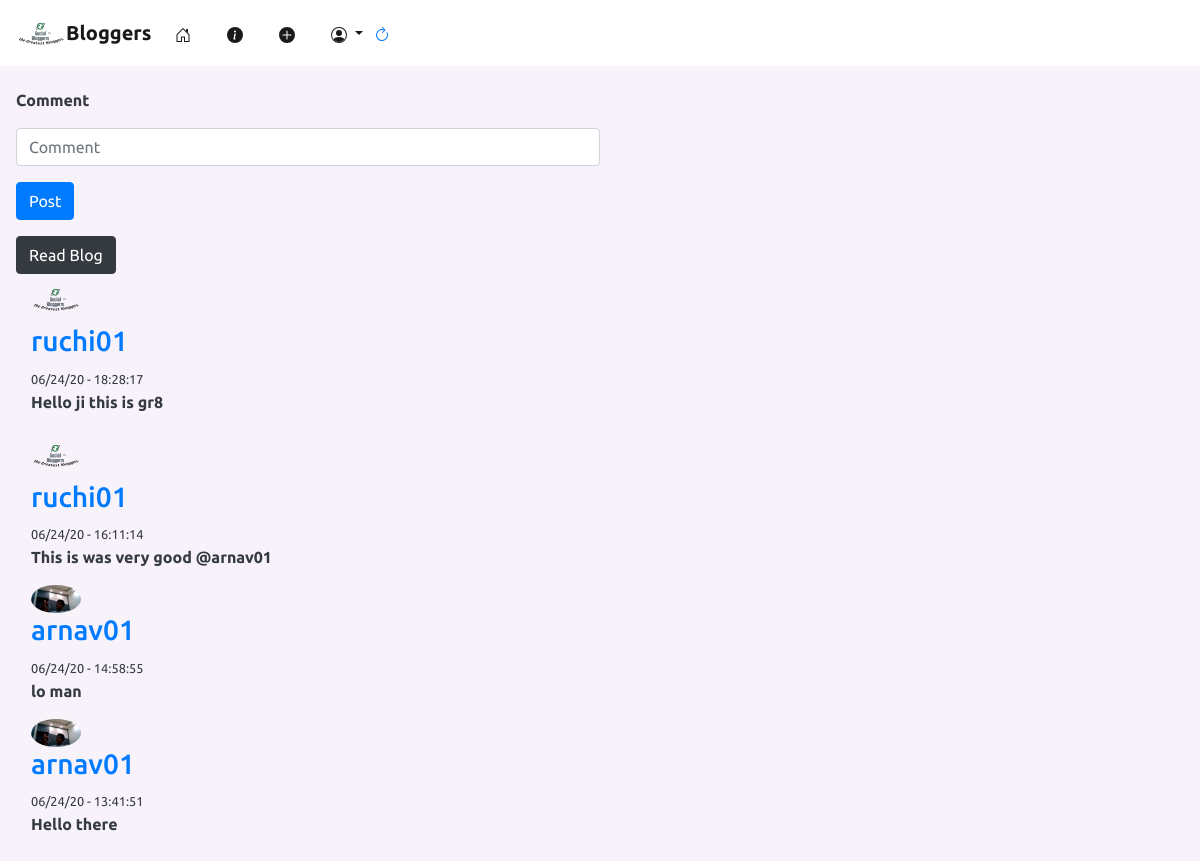
Page /1/reply (signed in) on the committed database.
### blogs/models.py (models this page shows, shortened)
class Reply(db.Model):
    __tablename__ = 'reply'
    id = db.Column(db.Integer,primary_key = True)
    reply = db.Column(db.String)
    time = db.Column(db.DateTime, nullable = False, default = datetime.now)
    user = db.relationship(User)
    blog = db.relationship(BlogPost)
    user_id = db.Column(db.Integer,db.ForeignKey('users.id'))
    blog_id = db.Column(db.Integer,db.ForeignKey('blogs.id'))

class User(db.Model,UserMixin):
    __tablename__ = 'users'
    id = db.Column(db.Integer,primary_key = True)
    fname = db.Column(db.String(64))
    profile_image = db.Column(db.String(64), nullable = False, default = 'Site_icon.png')
    email = db.Column(db.String(64),unique = True,index = True)
    username = db.Column(db.String(64),unique = True,index = True)
    password_hash = db.Column(db.String(128))
    reply = db.relationship('Reply' , backref = 'user_reply', lazy = 'dynamic')
    posts = db.relationship('BlogPost', backref = 'author' ,lazy = True)

### blogs/blogpost/views.py (the view, shortened to what this page needs)
@blogpost.route('/<int:blog_post_id>/reply',methods = ['GET','POST'])
@login_required
def make_reply(blog_post_id):
    form = ReplyForm()
    blog_post = BlogPost.query.filter_by(id = blog_post_id).first()
    current_blog_post_replies = Reply.query.order_by(Reply.time.desc()).filter_by(blog_id = blog_post_id)
    return render_template('reply.htm', form = form, replies = current_blog_post_replies, blog_post_id = blog_post_id)

### blogs/blogpost/forms.py
class ReplyForm(FlaskForm):
    comment = StringField('Comment', validators=[DataRequired()])
    submit = SubmitField('Post')

### blogs/models.py (called while the page is built)
@login_manager.user_loader
def load_user(user_id):
    return User.query.get(user_id)

### blogs/templates/reply.htm (shortened to what this page needs)
{%extends "base.htm"%}
{%block content%}
  <form class="form-group" method="POST">
    <div class="form-group">
      {{form.comment.label(class = "form-group" )}}
      {{form.comment(class = "form-control col-md-6", placeholder = "Comment")}}
    </div>
    <div class="form-group">
      {{form.submit(class = "btn btn-primary")}}
    </div>
  </form>
  <div align = "left">
    <a href="{{url_for('blogpost.blog_post', blog_post_id = blog_post_id)}}" class = "btn btn-dark">Read Blog</a>
  </div>
  <div class="text-left">
    {%if replies != []%}
      {%for reply in replies%}
        <div class="container text-dark reply" >
          <a href="{{url_for('static', filename= reply.user_reply.profile_image)}}"><img src="{{url_for('static', filename= reply.user_reply.profile_image)}}" class = "rounded-circle" width = "50"></a>
          <a href="{{url_for('users.user_posts', username = reply.user_reply.username)}}"><h3>{{reply.user_reply.username}}</h3></a>
          <small>{{reply.time.strftime('%x - %X')}}</small>
          <p>{{reply.reply}}</p>
        </div>
      {%endfor%}
    {%endif%}
  </div>
{%endblock%}

### blogs/templates/base.htm (shortened to what this page needs)
<!DOCTYPE html>
<html lang="en" dir="ltr">
  <head>
    <nav class="navbar navbar-expand-lg navbar-light fixed-top">
      <a href="static/Site_icon.png"><img src="static/Site_icon.png" alt="" width = "50"></a>
      <a class="navbar-brand" href="{{url_for('core.info')}}">Bloggers</a>
    <div class="collapse navbar-collapse" id="navbarSupportedContent">
      <ul class="navbar-nav mr-auto">
        <li class="nav-item active navbar-spacing">
          <a class="nav-link" title="Home" href="{{url_for('core.index')}}">
          </a>
        </li>
        <li class="nav-item active navbar-spacing">
          <a class="nav-link" title="Info" href="{{url_for('core.info')}}">
          </a>
        </li>
        {%if current_user.is_authenticated%}
        <li class="nav-item active navbar-spacing">
          <a class="nav-link" title="Create Post" href="{{url_for('blogpost.create_post')}}">
            <svg class="bi bi-plus-circle-fill" width="1em" height="1em" viewBox="0 0 16 16" fill="currentColor" xmlns="http://www.w3.org/2000/svg">
              <path fill-rule="evenodd" d="M16 8A8 8 0 1 1 0 8a8 8 0 0 1 16 0zM8.5 4a.5.5 0 0 0-1 0v3.5H4a.5.5 0 0 0 0 1h3.5V12a.5.5 0 0 0 1 0V8.5H12a.5.5 0 0 0 0-1H8.5V4z"/>
            </svg> <span class="sr-only">(current)</span>
          </a>
        </li>
        <li class="nav-item active account-icon dropdown">
          <a class="nav-link dropdown-toggle" href="#" id="navbarDropdown" role="button" data-toggle="dropdown" aria-haspopup="true" aria-expanded="false" title="Your account">
        </a>
        </li>
        {%endif%}
        <a href="" title="Reset" class="navbar-spacing reset-icon" >
        </a>
    </div>
    </nav>
    <link rel="stylesheet" href="https://stackpath.bootstrapcdn.com/bootstrap/4.5.0/css/bootstrap.min.css">
    <link rel="stylesheet" type="text/css" href="{{ url_for('static', filename='style.css') }}">
  </head>
  <body class="p-3 mb-2  text-dark  font-weight-bold">
      <br><br><br>
      {%block content%}
      {%endblock%}
  </body>
</html>

### blogs/static/style.css (style rules this page uses)
body { background-color: #f8f2fa; font-family: 'Pangolin', cursive; font-family: 'Ubuntu', sans-serif; }
nav { background-color: #ffffff; }
.reply { margin-left:0px; }
.navbar-spacing { margin-right: 20px; }
.account-icon { align-items: center; margin-right: -5px; }
.reset-icon { margin-top: 8px; margin-left: 8px; }

### rows in the picture
Reply: profile_image (picture), user_reply.username "ruchi01", time "06/24/20 - 18:28:17", reply "Hello ji this is gr8"
Reply: profile_image (picture), user_reply.username "ruchi01", time "06/24/20 - 16:11:14", reply "This is was very good @arnav01"
Reply: profile_image (picture), user_reply.username "arnav01", time "06/24/20 - 14:58:55", reply "lo man"
Reply: profile_image (picture), user_reply.username "arnav01", time "06/24/20 - 13:41:51", reply "Hello there"
